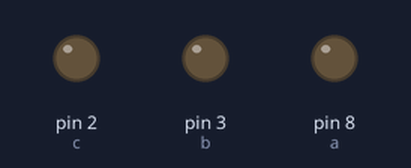
Recording of a sketch running on a simulated Arduino Uno, built with avr-gcc and run on an emulated ATmega328P. On the bench: output pins drawn as LEDs (lit = HIGH).

Above: at 5.0 s.
At 10.5 s:
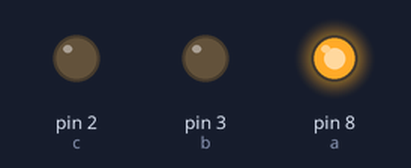
At 11.5 s:
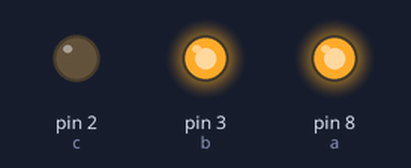
At 12.5 s:
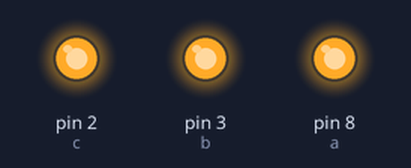
At 13.5 s:
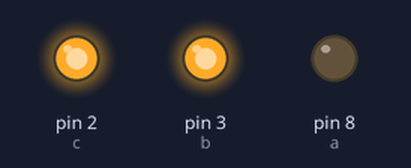
At 14.5 s:
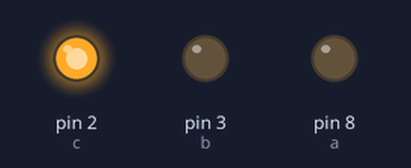
Timing chart, 0 to 20.8 s (numbered marks = the images above):
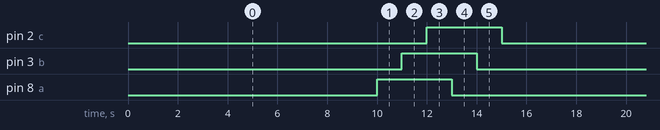

Measured:
- by itself, pin 2 (c), pin 3 (b), pin 8 (a): alternates HIGH for 3.0 s and LOW for 13.0 s

The sketch:

sketch_oct9b.ino
```cpp
int a=8;
int b=3;
int c=2;
void setup() {
pinMode(a,OUTPUT);
pinMode(b,OUTPUT);
pinMode(c,OUTPUT);
}
void loop() {
  delay(10000);
 digitalWrite(a,HIGH);
 delay(1000);
 digitalWrite(b,HIGH);
 delay(1000);
 digitalWrite(c,HIGH);
 delay(1000);
 digitalWrite(a,LOW);
delay(1000);
digitalWrite(b,LOW);
delay(1000);
digitalWrite(c,LOW);
delay(1000);
}
```
